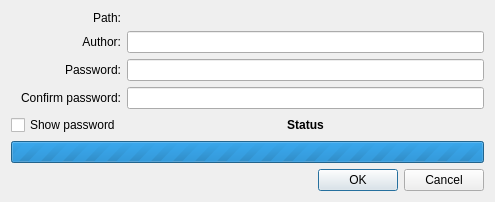
<?xml version="1.0" encoding="UTF-8"?>
<ui version="4.0">
 <class>Qnx::Internal::BlackBerryCreateCertificateDialog</class>
 <widget class="QDialog" name="Qnx::Internal::BlackBerryCreateCertificateDialog">
  <property name="geometry">
   <rect>
    <x>0</x>
    <y>0</y>
    <width>495</width>
    <height>191</height>
   </rect>
  </property>
  <property name="windowTitle">
   <string>Create Certificate</string>
  </property>
  <layout class="QVBoxLayout" name="verticalLayout">
   <item>
    <layout class="QGridLayout" name="gridLayout">
     <item row="0" column="0">
      <widget class="QLabel" name="label">
       <property name="text">
        <string>Path:</string>
       </property>
       <property name="alignment">
        <set>Qt::AlignRight|Qt::AlignTrailing|Qt::AlignVCenter</set>
       </property>
      </widget>
     </item>
     <item row="0" column="1">
      <widget class="Utils::PathChooser" name="certPath" native="true"/>
     </item>
     <item row="1" column="0">
      <widget class="QLabel" name="label_2">
       <property name="text">
        <string>Author:</string>
       </property>
       <property name="alignment">
        <set>Qt::AlignRight|Qt::AlignTrailing|Qt::AlignVCenter</set>
       </property>
      </widget>
     </item>
     <item row="1" column="1">
      <widget class="QLineEdit" name="author"/>
     </item>
     <item row="2" column="0">
      <widget class="QLabel" name="label_3">
       <property name="text">
        <string>Password:</string>
       </property>
       <property name="alignment">
        <set>Qt::AlignRight|Qt::AlignTrailing|Qt::AlignVCenter</set>
       </property>
      </widget>
     </item>
     <item row="2" column="1">
      <widget class="QLineEdit" name="password">
       <property name="echoMode">
        <enum>QLineEdit::Password</enum>
       </property>
      </widget>
     </item>
     <item row="3" column="0">
      <widget class="QLabel" name="label_4">
       <property name="text">
        <string>Confirm password:</string>
       </property>
       <property name="alignment">
        <set>Qt::AlignRight|Qt::AlignTrailing|Qt::AlignVCenter</set>
       </property>
      </widget>
     </item>
     <item row="3" column="1">
      <widget class="QLineEdit" name="password2">
       <property name="echoMode">
        <enum>QLineEdit::Password</enum>
       </property>
      </widget>
     </item>
     <item row="4" column="0">
      <widget class="QCheckBox" name="showPassword">
       <property name="text">
        <string>Show password</string>
       </property>
      </widget>
     </item>
     <item row="4" column="1">
      <widget class="QLabel" name="status">
       <property name="font">
        <font>
         <weight>75</weight>
         <bold>true</bold>
        </font>
       </property>
       <property name="text">
        <string>Status</string>
       </property>
       <property name="alignment">
        <set>Qt::AlignCenter</set>
       </property>
      </widget>
     </item>
    </layout>
   </item>
   <item>
    <widget class="QProgressBar" name="progressBar">
     <property name="maximum">
      <number>0</number>
     </property>
     <property name="value">
      <number>-1</number>
     </property>
    </widget>
   </item>
   <item>
    <widget class="QDialogButtonBox" name="buttonBox">
     <property name="standardButtons">
      <set>QDialogButtonBox::Cancel|QDialogButtonBox::Ok</set>
     </property>
    </widget>
   </item>
  </layout>
 </widget>
 <customwidgets>
  <customwidget>
   <class>Utils::PathChooser</class>
   <extends>QWidget</extends>
   <header location="global">utils/pathchooser.h</header>
   <container>1</container>
  </customwidget>
 </customwidgets>
 <resources/>
 <connections/>
</ui>
